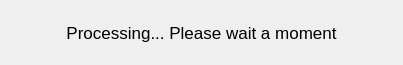
<?xml version="1.0" encoding="UTF-8"?>
<ui version="4.0">
 <class>ProgressWindow</class>
 <widget class="QFrame" name="ProgressWindow">
  <property name="geometry">
   <rect>
    <x>0</x>
    <y>0</y>
    <width>403</width>
    <height>65</height>
   </rect>
  </property>
  <property name="windowTitle">
   <string>Frame</string>
  </property>
  <layout class="QHBoxLayout" name="horizontalLayout">
   <item>
    <widget class="QLabel" name="label">
     <property name="font">
      <font>
       <pointsize>13</pointsize>
      </font>
     </property>
     <property name="text">
      <string>Processing... Please wait a moment</string>
     </property>
     <property name="alignment">
      <set>Qt::AlignCenter</set>
     </property>
    </widget>
   </item>
  </layout>
 </widget>
 <resources/>
 <connections/>
</ui>
